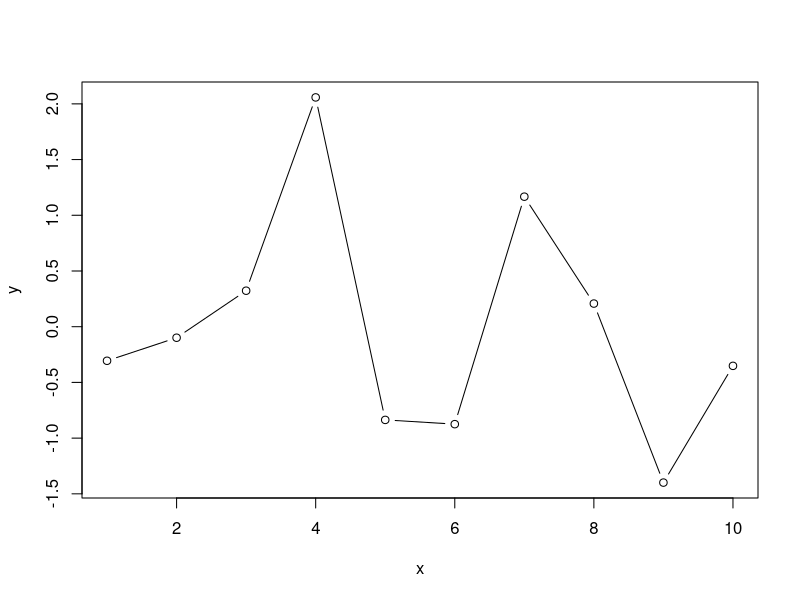

R code for this plot:
#'---
#'title: "Testing R Markdown"
#'author: "Haris"
#'date: "9/16/2019"
#'output: github_document
#'---

#+r
x <- seq(1, 10)
y <- rnorm(10)
plot(x, y, type = "b")


